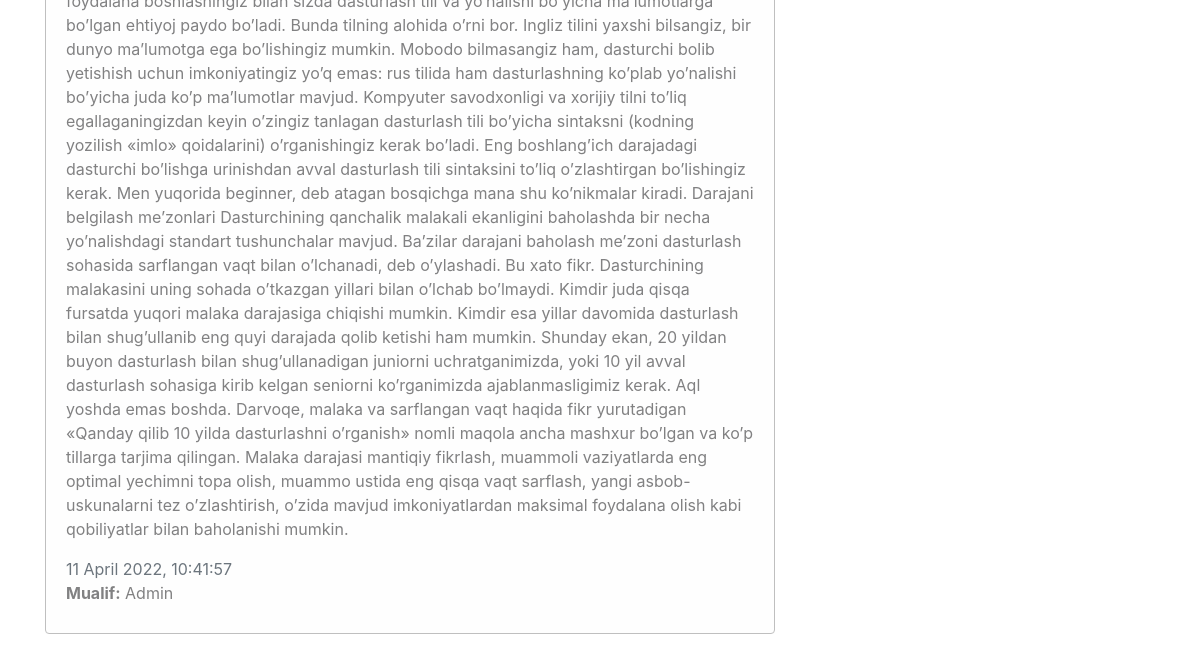
/ (lower part), run on an earlier commit of the app's database.
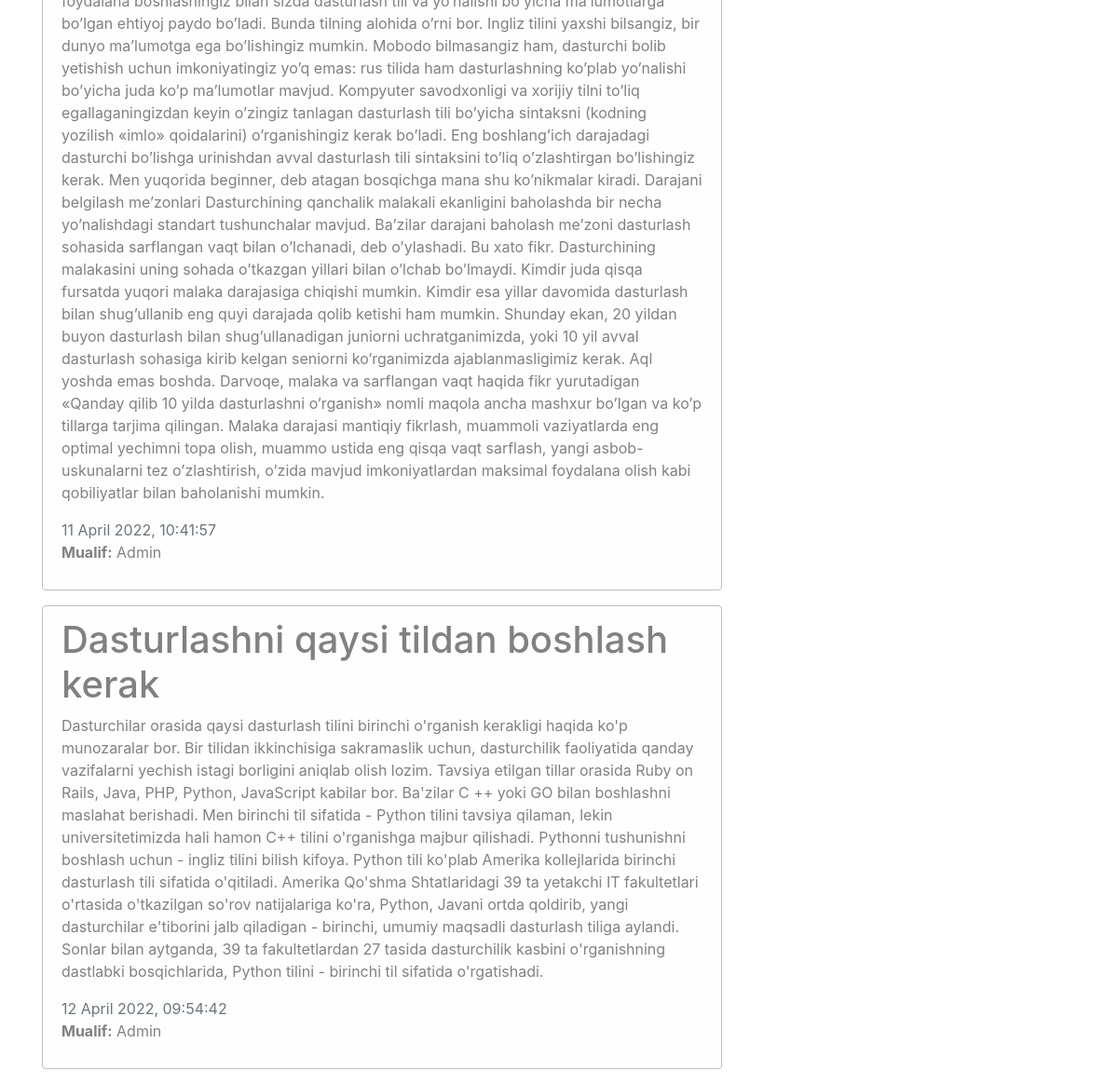
And on a later commit of the database.
### blog/models.py (models this page shows, shortened)
class News(models.Model):
    title = models.CharField(max_length=100)
    text = models.TextField()
    date = models.DateTimeField(default=timezone.now)
    auth = models.ForeignKey(User, on_delete=models.CASCADE)

### blog/views.py (the view)
# urls.py: path('',views.home, name='blog-home'),
def home(request):
    date = {
        'news':News.objects.all(),
        'title':'Bosh sahifa'
    }
    return render(request, 'blog/home.html', date)

### blog/templates/blog/home.html (shortened to what this page needs)
{% extends 'blog/base.html' %}
{% block content %}
    {% for post in news %}
    <div class="alert alert-light">
        <h1>{{post.title}}</h1>
        <p>{{post.text}}</p>
        <span class='text-muted'>{{ post.date|date:"j F Y, H:i:s"}}</span>
        {% if post.avtor %}
        <p><b>Mualif:</b> <markdown>{{post.avtor}}</markdown>{{post.date}}</p>
        {% else %}
            <p><b>Mualif:</b> <markdown>Admin</markdown></p>
        {% endif %}
    </div>
    {% endfor %}
{% endblock %}

### blog/templates/blog/base.html (shortened to what this page needs)
{% load static %}
<!DOCTYPE html>
<html lang="en">
<head>
    <link rel="stylesheet" href="https://cdn.jsdelivr.net/npm/bootstrap@4.6.1/dist/css/bootstrap.min.css">
    <link rel="stylesheet" href="{% static 'blog/main.css' %}">
</head>
<body>
       <div class="container">
          <div class="row">
              <div class="col-md-8">
                {% block content %}
                {% endblock %}
              </div>
              <aside class="col-md-4">
                    </div>
                  </div>
</body>
</html>

### blog/static/blog/main.css (style rules this page uses)
body { background:fafafa; }
.alert-light { border-color:#bfbfbf }

What changed in the data, as far as the page shows it:
added News: title "Dasturlashni qaysi tildan boshlash kerak", text "Dasturchilar orasida qaysi dasturlash tilini birinchi o'rganish kerakligi haqida ko'p munozaralar bor. Bir tilidan ikkinchisiga sakramaslik uchun, dasturchilik faoliyatida qanday vazifalarni yechish istagi borligini aniqlab olish lozim. Tavsiya etilgan tillar orasida Ruby on Rails, Java, PHP, Python, JavaScript kabilar bor. Ba'zilar C ++ yoki GO bilan boshlashni maslahat berishadi. Men birinchi til sifatida - Python tilini tavsiya qilaman, lekin universitetimizda hali hamon C++ tilini o'rganishga majbur qilishadi. Pythonni tushunishni boshlash uchun - ingliz tilini bilish kifoya. Python tili ko'plab Amerika kollejlarida birinchi dasturlash tili sifatida o'qitiladi. Amerika Qo'shma…", date "12 April 2022, 09:54:42"
